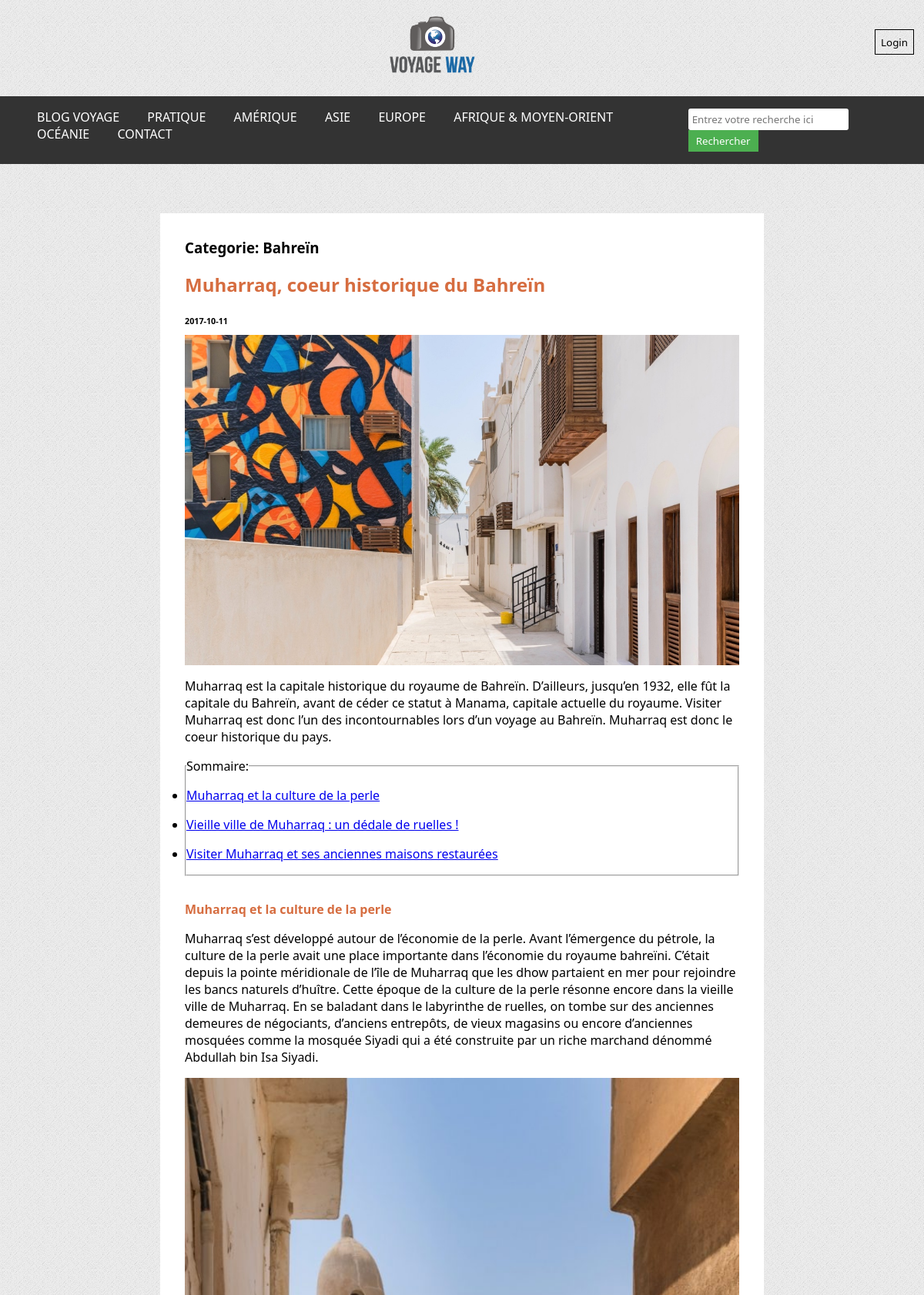
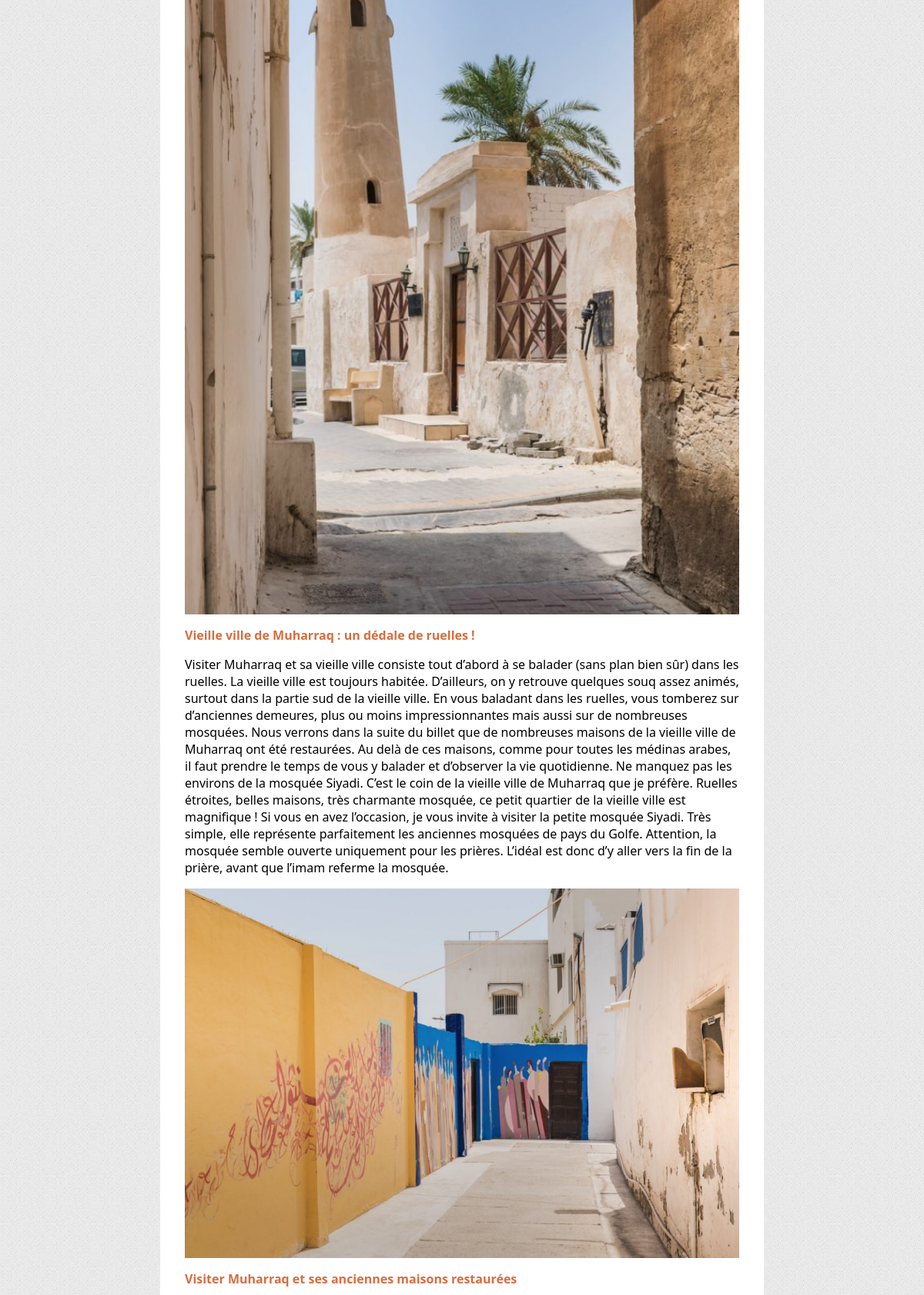
The app's page /article.php?id_article=4 (upper part) with its own data (2 pictures, top to bottom).
### tables this page shows
CREATE TABLE IF NOT EXISTS `categorie` (
  `id_categorie` int(11) NOT NULL AUTO_INCREMENT,
  `nom` varchar(50) NOT NULL,
  `titre` varchar(100) NOT NULL,
  `description` varchar(500) NOT NULL,
  `continent` varchar(50) NOT NULL,
  PRIMARY KEY (`id_categorie`)
);

CREATE TABLE IF NOT EXISTS `article` (
  `id_article` int(11) NOT NULL AUTO_INCREMENT,
  `titre` varchar(90) NOT NULL,
  `date` date NOT NULL,
  `photo_principale` varchar(255) NOT NULL,
  `resume` varchar(1000) NOT NULL,
  `sous_titre_1` varchar(100) NOT NULL,
  `contenu_1` text NOT NULL,
  `photo_1` varchar(255) NOT NULL,
  `sous_titre_2` varchar(90) NOT NULL,
  `contenu_2` text NOT NULL,
  `photo_2` varchar(255) NOT NULL,
  `sous_titre_3` varchar(90) NOT NULL,
  `photo_3` varchar(255) NOT NULL,
  `contenu_3` text NOT NULL,
  `categorie` int(11) NOT NULL,
  `sous_categorie` varchar(60) NOT NULL,
  PRIMARY KEY (`id_article`),
  KEY `FK_id_categorie_article` (`categorie`)
);

### components/connexion.php (called while the page is built, shortened)
<?php
    class MaConnexion {
        private $Connection;
        public function __construct($NewDatabaseName, $NewUser, $NewPassword, $NewHost)
        {
            $this->DatabaseName = $NewDatabaseName;
            $this->User = $NewUser;
            $this->Password = $NewPassword;
            $this->Host = $NewHost;
            try {
                $DataSourceName = "mysql:host=$this->Host;dbname=$this->DatabaseName;charset=utf8mb4";
                $this->Connection = new PDO($DataSourceName, $this->User, $this->Password);
                $this->Connection->setAttribute(PDO::ATTR_ERRMODE, PDO::ERRMODE_EXCEPTION);
            } catch (PDOException $e) {
                echo "Erreur: " . $e->getMessage();
            }
        }
        public function select($Table, $Column, $ConditionField = 1)
        {
            try {
                $SQLQueryString = "SELECT $Column FROM `$Table` WHERE $ConditionField";
                $Result = $this->Connection->query($SQLQueryString);
                return $Result->fetchAll(PDO::FETCH_ASSOC);
            } catch (PDOException $e) {
                echo "Erreur: " . $e->getMessage();
                return false;
            }
        }
    }
?>

### components/commons.php (called while the page is built, shortened)
<?php
    function boolalpha($Boolean)
    {
        return var_export($Boolean, true);
    }
    function GetImagePath($Filename, $CategorySub)
    {
        return './images/' . strtolower($CategorySub) . '/' . $Filename;
    }
?>

### article.php (the view, shortened to what this page needs)
<?php
    require_once("./components/commons.php");
    require_once("./components/connexion.php");
    $IsEditingArticle = isset($_GET['edit']) ? $_GET['edit'] && CanEditArticles($_SESSION['UserRole']) : false;
    $DatabaseName = "viaje";
    $NewConnection = new MaConnexion($DatabaseName, "root", "", "localhost");
    $CurrentArticleID = isset($_GET['id_article']) ? $_GET['id_article'] : 0;
    $SelectedCategories = $NewConnection->select("categorie", "nom, id_categorie");
    $SelectedArticle = null;
    $CurrentArticleCategorieSub = "none";
    if ($CurrentArticleID < 1 || $CurrentArticleID == 'new')
    {
        $SelectedArticle = array();
    }
    else {
        $SelectedArticle = $NewConnection->select("article", "*", "id_article = $CurrentArticleID");
        foreach ($SelectedArticle as $Key => $Value)
        {
            $CurrentArticleCategorieSub = strtolower( $Value['sous_categorie'] );
        }
    }
?>
<!DOCTYPE html>
<html lang="en">
<head>
    <link rel="stylesheet" href="style.css">
</head>
<body>
    <header>
        <?php include("./components/navbar.php"); ?>
    </header>
    <main>
        <article class="chunks">
            <?php
                function GenerateSection($IsEditingArticle, $SelectedArticle, $SectionNumber, $CurrentArticleCategorieSub)
                {
                    foreach ($SelectedArticle as $Key => $Value)
                    {
                        echo '<h4 name="' . "sous_titre_$SectionNumber" . '" contenteditable="' . boolalpha($IsEditingArticle) . '">' . $Value["sous_titre_$SectionNumber"] . '</h4>';
                        echo '<p name="' . "contenu_$SectionNumber" . '" contenteditable="' . boolalpha($IsEditingArticle) . '">' . $Value["contenu_$SectionNumber"] . '</p>';
                        $ImageSource = $Value["photo_$SectionNumber"] != '' ?
                            GetImagePath( $Value["photo_$SectionNumber"], $CurrentArticleCategorieSub )
                            : './images/icons_plus.png'
                        ;
                        if ($IsEditingArticle){
                            echo '<label for="' . "photo_$SectionNumber" . '">Selectionner une image:</label>';
                            echo '<input name="' . "photo_$SectionNumber" . '" class="image-selector" type="file" accept="image/*"> ';
                            echo '<img width="256" class="image-preview" src="' . $ImageSource . '" alt="Image Preview">';
                        }
                        else {
                            echo '<img src="' . $ImageSource . '" alt="Fancy contextual image for this section" >';
                        }
                    }
                }
            ?>
            <section id="Tete" class="container">
                <?php
                    foreach ($SelectedArticle as $Key => $Value)
                    {
                        if ($IsEditingArticle){
                            GenerateCategorieSelector($SelectedCategories, 'Categorie', $Value['categorie']);
                            echo '<label for="sous_categorie">Insérer une sous catégorie ici:</label>';
                            echo '<h4 name="sous_categorie" contenteditable="true">' . $Value['sous_categorie'] . '</h4>';
                            echo '<h2 name="titre" contenteditable="true">' . $Value['titre'] . '</h2>';
                            echo '<h6>' . date('Y-d-m') . '</h6>';
                            $ImageSource = $Value['photo_principale'] != '' ?
                                GetImagePath( $Value['photo_principale'], $CurrentArticleCategorieSub )
                                : './images/icons_plus.png'
                            ;
                            echo '<label for="photo_principale">Selectionner une image:</label>';
                            echo '<input name="photo_principale" class="image-selector" type="file" accept="image/*"> ';
                            echo '<img width="256" class="image-preview" src="' . $ImageSource . '" alt="Image 1">';
                        }
                        else {
                            echo '<h1 name="categorie">Categorie: ' . $SelectedCategories[$Value['categorie'] - 1]['nom'] . '</h1>';
                            echo '<h2 name="titre">' . $Value['titre'] . '</h2>';
                            echo '<h6>' . $Value['date'] . '</h6>';
                            echo '<img src="' . GetImagePath( $Value['photo_principale'], $CurrentArticleCategorieSub ) . '" alt="Image 1">';
                        }
                        echo '<p contenteditable="' . boolalpha($IsEditingArticle) . '">' . $Value['resume'] . '</p>';
                        echo '<div >';
                        echo '<fieldset class="Sommaire">';
                        echo '  <legend >Sommaire:</legend>';
                        echo '    <ul>';
                        echo '        <li><a href="#Section1">' . $Value['sous_titre_1'] . '</a></li>';
                        echo '        <li><a href="#Section2">' . $Value['sous_titre_2'] . '</a></li>';
                        echo '        <li><a href="#Section3">' . $Value['sous_titre_3'] . '</a></li>';
                        echo '    </ul>';
                        echo '</fieldset>';
                    }
                ?>
            </section>
            <section id="Section1" class="container">
                <?php
                    GenerateSection($IsEditingArticle, $SelectedArticle, 1, $CurrentArticleCategorieSub);
                ?>
            </section>
            <section id="Section2" class="container">
            </section>
            <section id="Section3" class="container">
            </section>
        </article>
    </main>
</body>
</html>

### components/navbar.php (shortened to what this page needs)
<?php
    require_once("./components/commons.php");
    require_once("./components/connexion.php");
    $NewConnection = new MaConnexion("viaje", "root", "", "localhost");
    $IsUserLoggedIn = isset($_SESSION['CurrentUser']);
?>
<link rel="stylesheet" href="https://cdnjs.cloudflare.com/ajax/libs/font-awesome/6.4.0/css/all.min.css" />
<div id="SiteHead">
    <a z-index="1" href="index.php"><img id="Blazon" class="logo" src="./images/icons_site_main.png" alt="L'image principale du site">
    </a>
    <div z-index="2" class="float-login">
        <?php if ($IsUserLoggedIn): $UserIcon = './images/icons_user_role_' . $_SESSION['UserRole'] . '.png';
            ?>
            <form method="POST" action="controller.php"><input type="submit" name="Intention" value="Logout" class="ConnexionButtons" ></form>
            <img src=<?php echo '"' . $UserIcon . '"'; ?> alt="User Role Image" style="width: 32px; height: 32px;">
        <?php else: ?>
            <button class="ConnexionButtons" onclick="window.location='./login.php'">Login</button>
        <?php endif ?>
    </div>
</div>
<nav class="navbar">
    <div class="topnav" id="myTopnav">
        <a href="./index.php">BLOG VOYAGE</a>
        <div class="dropdown">
            <?php $Nav = $NewConnection->select("categorie", "*", "continent= 'Pratique'");
           foreach ($Nav as $display) {
                echo'<a href="categorie.php?id_categorie='. $display['id_categorie']. '">' .$display['nom'] . '</a>';
                }
            ?>
        </div>
        <div class="dropdown">
            <a href="#">AMÉRIQUE</a>
        </div>
        <div class="dropdown">
            <a href="#">ASIE</a>
        </div>
        <div class="dropdown">
            <a href="#">EUROPE</a>
        </div>
        <div class="dropdown">
            <a href="#">AFRIQUE &amp; MOYEN-ORIENT</a>
        </div>
        <div class="dropdown">
            <a href="#">OCÉANIE</a>
        </div>
        <div class="dropdown">
            <a href="./contact.php">CONTACT</a>
        </div>
    </div>
    <div class="topnav" id="search">
        <form method="GET" action="recherche.php">
            <input type="text" name="search_query" id="search_query" placeholder="Entrez votre recherche ici">
            <button type="submit">Rechercher</button>
        </form>
    </div>
</nav>

### style.css (style rules this page uses)
* { font-family: "Segoe UI", Helvetica, Arial, sans-serif, "Apple Color Emoji", "Segoe UI Emoji", "Segoe UI Symbol"; padding: 0; margin: 0; }
body { display: flex; flex-direction: column; background-image: url('./images/body-bg1.png'); background-color: #f0f0f0; }
header { display: flex; flex-direction: column; }
header #Blazon { height: 100%; width: 10%; margin-top: 1em; }
header nav { margin-top: 1em; margin-bottom: 2em; }
header #SiteHead { display: inline-flex; text-align: center; align-items: center; }
header #SiteHead > a { width: 100%; }
header .ConnexionButtons { border-radius: 0; padding: 0.5em; margin-left: 1em; margin-right: 1em; background-color: transparent; border: 1px solid #000; cursor: pointer; }
main article { background-color: white; }
.chunks { width: 60%; margin-top: 2em; margin-left: auto; margin-bottom: 2em; margin-right: auto; padding: 2em; }
section.container { display: flex; flex-direction: column; }
section.container * { margin-bottom: 1em; }
article section h2, article section h4 { color: #d66d40; }

### components/navbar.php (style rules this page uses)
.logo { width: 200px; height: auto; display: block; margin: 10px auto; }
.navbar { background-color: #333; padding-top: 1em; padding-right: 3em; padding-bottom: 1em; padding-left: 3em; display: flex; position: relative; z-index: 2; }
.navbar a { color: white; font-size: 1em; margin-right: 2em; text-decoration: none; text-transform: uppercase; }
.dropdown { position: relative; display: inline-block; }
#search { display: inline-block; }
#search input[type="text"] { padding: 5px; border-radius: 3px; border: none; }
#search button { padding: 5px 10px; background-color: #4CAF50; color: white; border: none; cursor: pointer; }
.float-login { float: right; }

### records on screen
categorie: nom "PRATIQUE"
article: categorie.nom "Bahreïn", titre "Muharraq, coeur historique du Bahreïn", date "2017-10-11", photo_principale+sous_categorie (picture), resume "Muharraq est la capitale historique du royaume de Bahreïn. D’ailleurs, jusqu’en 1932, elle fût la capitale du Bahreïn, avant de céder ce statut à Manama, capitale actuelle du royaume. Visiter Muharraq est donc l’un des incontournables lors d’un voyage au Bahreïn. Muharraq est donc le coeur historique du pays.", sous_titre_1 "Muharraq et la culture de la perle", sous_titre_2 "Vieille ville de Muharraq : un dédale de ruelles !", sous_titre_3 "Visiter Muharraq et ses anciennes maisons restaurées", contenu_1 "Muharraq s’est développé autour de l’économie de la perle. Avant l’émergence du pétrole, la culture de la perle avait une place importante dans l’économie du royaume bahreïni. C’était depuis la pointe méridionale de l’île de Muharraq que les dhow partaient en mer pour rejoindre les bancs naturels d’huître. Cette époque de la culture de la perle résonne encore dans la vieille ville de Muharraq. En se baladant dans le labyrinthe de ruelles, on tombe sur des anciennes demeures de négociants, d’anciens entrepôts, de vieux magasins ou encore d’anciennes mosquées comme la mosquée Siyadi qui a été construite par un riche marchand dénommé Abdullah bin Isa Siyadi.", photo_1+sous_categorie (picture), contenu_2 "Visiter Muharraq et sa vieille ville consiste tout d’abord à se balader (sans plan bien sûr) dans les ruelles. La vieille ville est toujours habitée. D’ailleurs, on y retrouve quelques souq assez animés, surtout dans la partie sud de la vieille ville. En vous baladant dans les ruelles, vous tomberez sur d’anciennes demeures, plus ou moins impressionnantes mais aussi sur de nombreuses mosquées. Nous verrons dans la suite du billet que de nombreuses maisons de la vieille ville de Muharraq ont été restaurées. Au delà de ces maisons, comme pour toutes les médinas arabes, il faut prendre le temps de vous y balader et d’observer la vie quotidienne. Ne manquez pas les environs de la mosquée…", photo_2+sous_categorie (picture)
